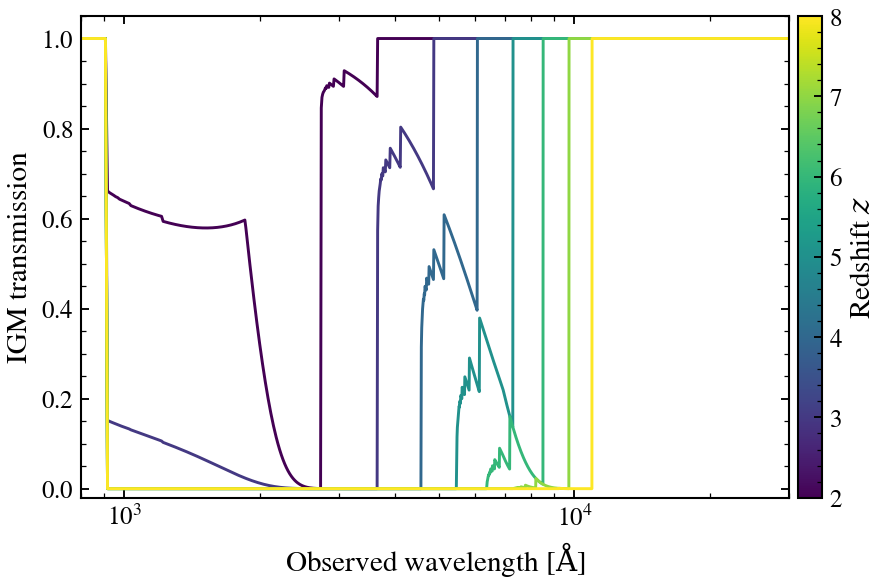

Recreate this plot in Python.
"""
Lyman forest deepens with redshift: high-z IGM opacity suppresses UV flux
==========================================================================

The intergalactic medium (IGM) opacity increases dramatically with redshift
due to the expanding neutral hydrogen fraction. We sweep redshift z ∈ {2, 3, 4, 5, 6, 7, 8}
on Inoue et al. (2014) IGM transmission curves, showing how the Lyman alpha
forest deepens and the Lyman break (912 Å rest-frame) shifts to longer
observed wavelengths at higher z, suppressing flux blueward of the break.

Reference: Inoue et al. 2014, MNRAS, 442, 1805 (IGM transmission model).
"""

import warnings

import jax
import jax.numpy as jnp
import matplotlib as mpl
import matplotlib.pyplot as plt
import numpy as np

import tengri
from tengri.analysis.plotting import setup_style
from tengri.igm import igm_transmission

setup_style()
warnings.filterwarnings("ignore", message=".*BakedInBackend.*")

# Observed-frame wavelength grid covering UV to optical
wave_obs = jnp.linspace(800.0, 30000.0, 3000)

redshifts = np.array([2.0, 3.0, 4.0, 5.0, 6.0, 7.0, 8.0])
norm = mpl.colors.Normalize(vmin=redshifts.min(), vmax=redshifts.max())
cmap = plt.get_cmap("viridis")

fig, ax = plt.subplots(figsize=(6.5, 4.2))
for z in redshifts:
    trans = igm_transmission(wave_obs, z)
    ax.plot(np.array(wave_obs), np.array(trans), color=cmap(norm(z)), lw=1.4)

ax.set_xlim(800, 30000)
ax.set_xscale("log")
ax.set_ylim(-0.02, 1.05)
ax.set_xlabel(r"Observed wavelength [$\mathrm{\AA}$]")
ax.set_ylabel("IGM transmission")

cbar = fig.colorbar(plt.cm.ScalarMappable(norm=norm, cmap=cmap), ax=ax, pad=0.01)
cbar.set_label(r"Redshift $z$")

fig.tight_layout()
fig.savefig("plot_igm_z_evolution.png", dpi=150, bbox_inches="tight")
